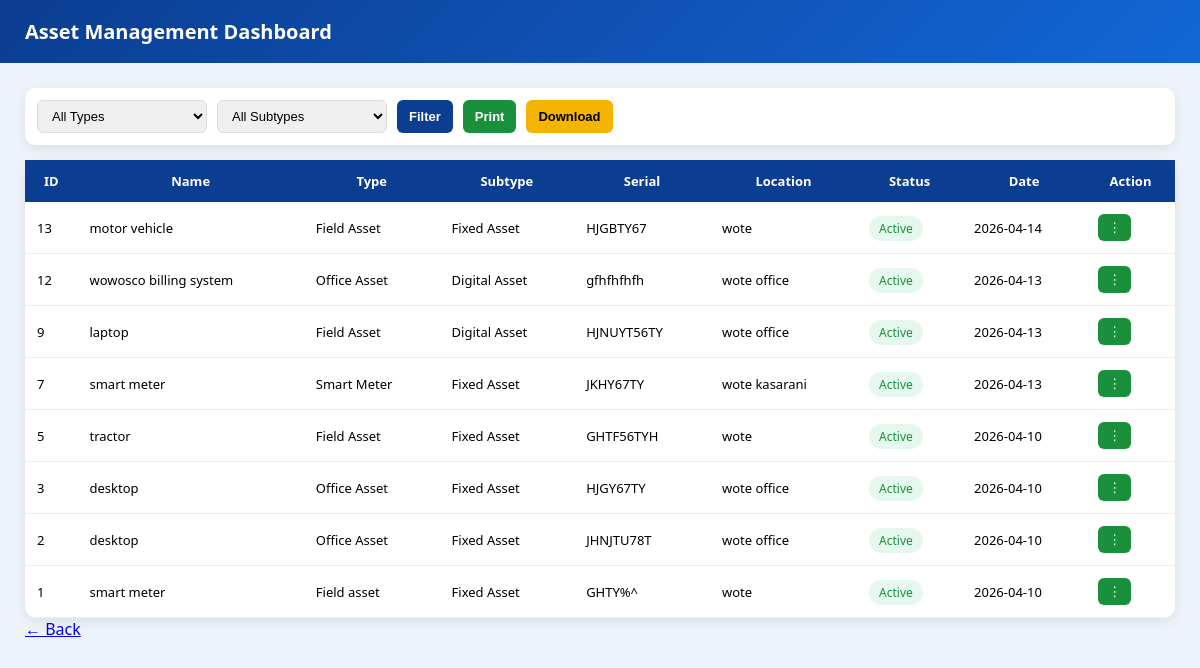
/modules/assets/view_assets.php (signed in), run on the app's committed database.
### tables this page shows
CREATE TABLE `assets` (
  `id` int(11) NOT NULL,
  `asset_name` varchar(255) NOT NULL,
  `asset_type` varchar(100) NOT NULL,
  `subtype` varchar(100) NOT NULL,
  `serial_number` varchar(150) DEFAULT NULL,
  `location` varchar(255) NOT NULL,
  `purchase_date` date NOT NULL,
  `date_added` date NOT NULL,
  `status` enum('Active','Inactive','Faulty') DEFAULT 'Active',
  `asset_value` decimal(15,2) NOT NULL,
  `depreciated_value` decimal(15,2) DEFAULT 0.00,
  `net_value` decimal(15,2) DEFAULT 0.00,
  `created_at` timestamp NOT NULL DEFAULT current_timestamp()
);

### modules/assets/view_assets.php (the view, shortened to what this page needs)
<?php
require_once __DIR__ . '/../../api/db.php';
$sql = "SELECT * FROM assets WHERE 1=1";
$sql .= " ORDER BY id DESC";
$result = $conn->query($sql);
?>
<!DOCTYPE html>
<html>
<head>
</head>
<body>
<div class="header">Asset Management Dashboard</div>
<div class="container">
<form method="GET" class="filters">
<select name="type">
    <option value="">All Types</option>
</select>
<select name="subtype">
    <option value="">All Subtypes</option>
</select>
<button class="btn btn-primary">Filter</button>
<button type="button" class="btn btn-green" onclick="window.print()">Print</button>
<button type="button" class="btn btn-yellow" onclick="exportCSV()">Download</button>
</form>
<div class="table-card">
<table>
<thead>
<tr>
<th>ID</th>
<th>Name</th>
<th>Type</th>
<th>Subtype</th>
<th>Serial</th>
<th>Location</th>
<th>Status</th>
<th>Date</th>
<th>Action</th>
</tr>
</thead>
<tbody>
<?php while($row = $result->fetch_assoc()) { ?>
<tr>
<td><?= $row['id'] ?></td>
<td><?= $row['asset_name'] ?></td>
<td><?= $row['asset_type'] ?></td>
<td><?= $row['subtype'] ?></td>
<td><?= $row['serial_number'] ?></td>
<td><?= $row['location'] ?></td>
<td>
<span class="badge <?= strtolower($row['status']) ?>">
<?= $row['status'] ?>
</span>
</td>
<td><?= $row['date_added'] ?? '' ?></td>
<td>
<div class="action-wrapper">
<button class="action-btn" onclick="toggleMenu(this)">⋮</button>
</div>
</td>
</tr>
<?php } ?>
</tbody>
</table>
</div>
<a class="back" href="/wowasco/index.php">← Back</a>
</div>
</body>
</html>

### modules/assets/view_assets.php (style rules this page uses)
body { margin:0; font-family:"Segoe UI", sans-serif; background:#eef3fb; }
.header { background:linear-gradient(135deg,#0b3d91,#1366d6); color:white; padding:18px 25px; font-size:20px; font-weight:bold; }
.container { padding:25px; }
.filters { display:flex; gap:10px; flex-wrap:wrap; background:white; padding:12px; border-radius:10px; box-shadow:0 4px 12px rgba(0,0,0,0.08); margin-bottom:15px; }
.filters select { padding:7px 10px; font-size:13px; border-radius:6px; border:1px solid #ddd; width:170px; }
.btn { padding:8px 12px; border:none; border-radius:6px; cursor:pointer; font-size:13px; font-weight:600; }
.btn-primary { background:#0b3d91;color:white; }
.btn-green { background:#1a8f3c;color:white; }
.btn-yellow { background:#f4b400;color:black; }
.table-card { background:white; border-radius:12px; box-shadow:0 4px 12px rgba(0,0,0,0.08); overflow:visible; }
table { width:100%; border-collapse:collapse; }
thead { background:#0b3d91; color:white; }
th,td { padding:12px; font-size:13px; }
tbody tr { border-bottom:1px solid #eee; }
.badge { padding:4px 10px; border-radius:20px; font-size:12px; }
.active { background:#e6f7ee;color:#1a8f3c; }
.action-wrapper { position:relative; }
.action-btn { background:#1a8f3c; color:white; border:none; padding:6px 10px; border-radius:6px; cursor:pointer; }

### data on the page
assets: id "13", asset_name "motor vehicle", asset_type "Field Asset", subtype "Fixed Asset", serial_number "HJGBTY67", location "wote", status "Active", date_added "2026-04-14"
assets: id "12", asset_name "wowosco billing system", asset_type "Office Asset", subtype "Digital Asset", serial_number "gfhfhfhfh", location "wote office", status "Active", date_added "2026-04-13"
assets: id "9", asset_name "laptop", asset_type "Field Asset", subtype "Digital Asset", serial_number "HJNUYT56TY", location "wote office", status "Active", date_added "2026-04-13"
assets: id "7", asset_name "smart meter", asset_type "Smart Meter", subtype "Fixed Asset", serial_number "JKHY67TY", location "wote kasarani", status "Active", date_added "2026-04-13"
assets: id "5", asset_name "tractor", asset_type "Field Asset", subtype "Fixed Asset", serial_number "GHTF56TYH", location "wote", status "Active", date_added "2026-04-10"
assets: id "3", asset_name "desktop", asset_type "Office Asset", subtype "Fixed Asset", serial_number "HJGY67TY", location "wote office", status "Active", date_added "2026-04-10"
assets: id "2", asset_name "desktop", asset_type "Office Asset", subtype "Fixed Asset", serial_number "JHNJTU78T", location "wote office", status "Active", date_added "2026-04-10"
assets: id "1", asset_name "smart meter", asset_type "Field asset", subtype "Fixed Asset", serial_number "GHTY%^", location "wote", status "Active", date_added "2026-04-10"
